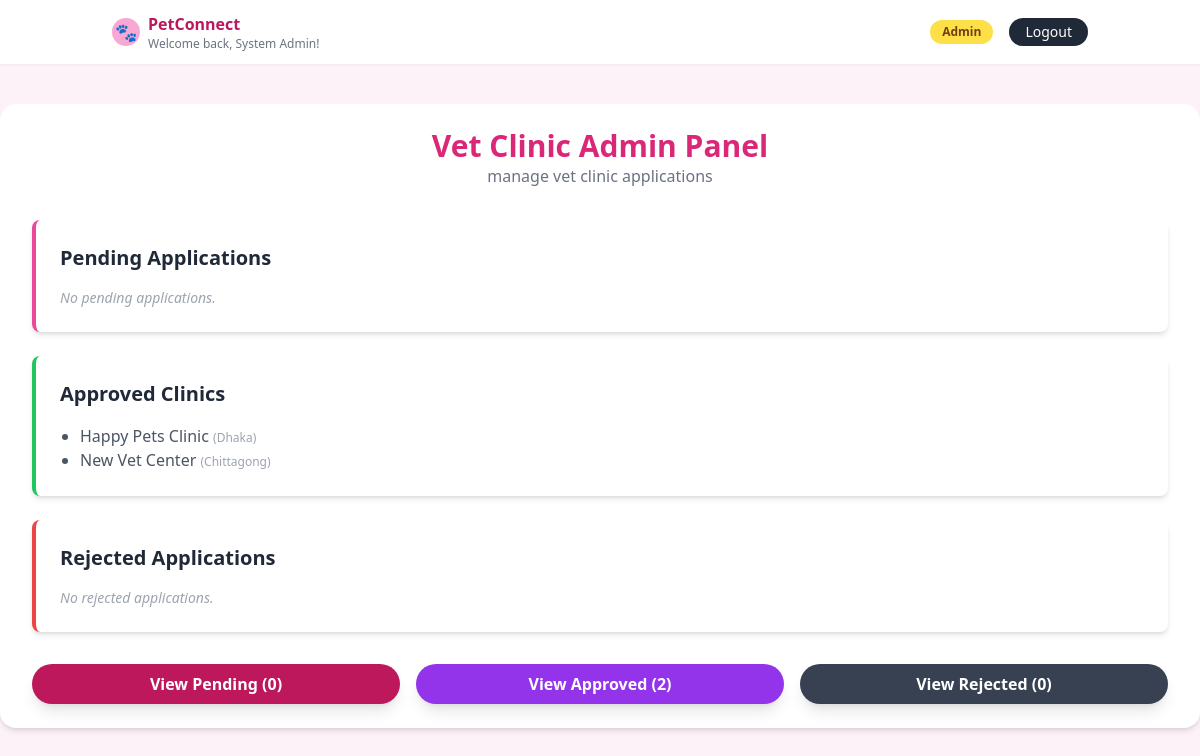
Page /admin_dashboard (signed in) on the committed database.
### tables this page shows
CREATE TABLE users (
    id INTEGER PRIMARY KEY AUTOINCREMENT,
    name TEXT NOT NULL,
    email TEXT UNIQUE NOT NULL,
    phone TEXT,
    password_hash TEXT NOT NULL,
    role TEXT NOT NULL CHECK (role IN ('owner', 'clinic', 'admin')),
    clinic_name TEXT,
    clinic_location TEXT,
    clinic_license TEXT,
    is_verified INTEGER NOT NULL DEFAULT 0  -- 1 = verified clinic, 0 = pending
);

### app.py (the view)
@app.route('/admin_dashboard')
def admin_dashboard():
    if 'user_id' not in session or session.get('role') != 'admin':
        flash("Access Denied: Admins only.", "danger")
        return redirect(url_for('login'))
    conn = get_db()
    pending = conn.execute('SELECT * FROM users WHERE role=? AND is_verified=?',
                           ('clinic', 0)).fetchall()
    approved = conn.execute('SELECT * FROM users WHERE role=? AND is_verified=?',
                            ('clinic', 1)).fetchall()
    rejected = conn.execute('SELECT * FROM users WHERE role=? AND is_verified=?',
                            ('clinic', 2)).fetchall()
    conn.close()
    return render_template('admin_dashboard.html',
                           pending=pending,
                           approved=approved,
                           rejected=rejected,
                           wide_mode=True)

### app.py (called while the page is built)
def get_db():
    conn = sqlite3.connect(app.config["DATABASE"])
    conn.row_factory = sqlite3.Row
    return conn

### templates/admin_dashboard.html
{% extends "base.html" %}
{% block content %}
<div class="text-center mb-8">
    <h2 class="text-3xl font-bold text-pink-600">Vet Clinic Admin Panel</h2>
    <p class="text-gray-500">manage vet clinic applications</p>
</div>
<div class="bg-white shadow-md rounded-lg mb-6 p-6 border-l-4 border-pink-500">
    <div class="flex justify-between items-center mb-4">
        <h3 class="text-xl font-bold text-gray-800">Pending Applications</h3>
    </div>
    {% if pending %}
        <table class="min-w-full text-left">
            <tbody class="divide-y divide-gray-100">
                {% for clinic in pending %}
                <tr>
                    <td class="py-3 font-medium text-gray-700">{{ clinic['clinic_name'] or clinic['name'] }}</td>
                    <td class="py-3 text-gray-500 text-sm">{{ clinic['email'] }}</td>
                    <td class="py-3 text-right">
                        <a href="{{ url_for('approve_clinic', user_id=clinic['id']) }}" class="text-white bg-green-500 hover:bg-green-600 px-3 py-1 rounded-full text-xs font-bold mr-2">Approve</a>
                        <a href="{{ url_for('reject_clinic', user_id=clinic['id']) }}" class="text-white bg-red-500 hover:bg-red-600 px-3 py-1 rounded-full text-xs font-bold">Reject</a>
                    </td>
                </tr>
                {% endfor %}
            </tbody>
        </table>
    {% else %}
        <p class="text-gray-400 italic text-sm">No pending applications.</p>
    {% endif %}
</div>
<div class="bg-white shadow-md rounded-lg mb-6 p-6 border-l-4 border-green-500">
    <div class="flex justify-between items-center mb-4">
        <h3 class="text-xl font-bold text-gray-800">Approved Clinics</h3>
    </div>
    {% if approved %}
    <ul class="list-disc pl-5 text-gray-600">
        {% for clinic in approved %}
        <li>{{ clinic['clinic_name'] or clinic['name'] }} <span class="text-xs text-gray-400">({{ clinic['clinic_location'] }})</span></li>
        {% endfor %}
    </ul>
    {% else %}
    <p class="text-gray-400 italic text-sm">No active clinics yet.</p>
    {% endif %}
</div>
<div class="bg-white shadow-md rounded-lg p-6 border-l-4 border-red-500">
    <div class="flex justify-between items-center mb-4">
        <h3 class="text-xl font-bold text-gray-800">Rejected Applications</h3>
    </div>
    {% if rejected %}
    <ul class="list-disc pl-5 text-gray-600">
        {% for clinic in rejected %}
        <li>{{ clinic['clinic_name'] or clinic['name'] }} <span class="text-xs text-gray-400">({{ clinic['email'] }})</span></li>
        {% endfor %}
    </ul>
    {% else %}
    <p class="text-gray-400 italic text-sm">No rejected applications.</p>
    {% endif %}
</div>
<div class="grid grid-cols-3 gap-4 mt-8">
    <a href="{{ url_for('admin_view_list', status='pending') }}"
       class="block bg-pink-700 hover:bg-pink-800 text-white text-center py-2 rounded-full font-bold shadow-lg transition duration-200">
        View Pending ({{ pending|length }})
    </a>
    <a href="{{ url_for('admin_view_list', status='approved') }}"
       class="block bg-purple-600 hover:bg-purple-700 text-white text-center py-2 rounded-full font-bold shadow-lg transition duration-200">
        View Approved ({{ approved|length }})
    </a>
    <a href="{{ url_for('admin_view_list', status='rejected') }}"
       class="block bg-gray-700 hover:bg-gray-800 text-white text-center py-2 rounded-full font-bold shadow-lg transition duration-200">
        View Rejected ({{ rejected|length }})
    </a>
</div>
{% endblock %}

### rows in the picture
users: clinic_name "Happy Pets Clinic", clinic_location "Dhaka"
users: clinic_name "New Vet Center", clinic_location "Chittagong"

### other values in the picture
{{ session.get('user_name') }} "System Admin"
{{ session.get('role')|capitalize }} "Admin"
{{ pending|length }} "0"
{{ approved|length }} "2"
{{ rejected|length }} "0"
